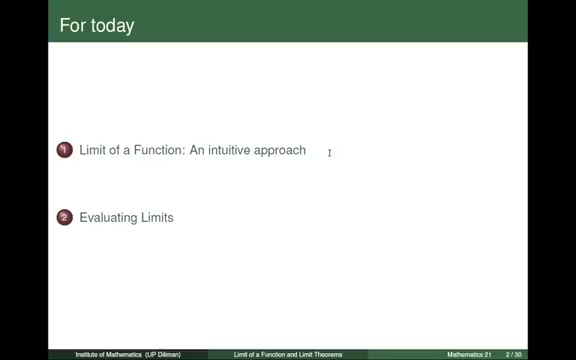
#> input picture src/video_preprocessing/1_experiment_pixel_difference/thres001/mathe_1/keyframe_0.jpg, 576 x 360 px
$ python -i clustering_with_hdbscan.py   (imports and definitions only)   (older library calls are emulated)
#> lines starting #> are read from the running program, lines starting #| are printed output that depends on the picture
from __future__ import print_function

import os

import cv2
import hdbscan

# from multiprocessing import Pool, Process, cpu_count
import numpy as np
from skimage.filters.rank import entropy
from skimage.morphology import disk


class ImageSelector(object):
    """Class for selection of best top N images from input list of images.
    Currently following selection method are implemented:
    brightness filtering, contrast/entropy filtering, clustering of frames
    and variance of laplacian for non blurred images selection.
    :param object: base class inheritance
    :type object: class:`Object`
    """

    # [11 lines of commented-out code are left out]

    # [102 lines left out: functions __get_brighness_score__, __get_entropy_score__, __variance_of_laplacian__, __filter_optimum_brightness_and_contrast_images__, not called in this run]

    def __prepare_cluster_sets__hdbscan(self, files):
        """Internal function for clustering input image files, returns array of indexs of each input file
        (which determines which cluster a given file belongs)

        :param object: base class inheritance
        :type object: class:`Object`
        :param files: list of input image files
        :type files: python list of opencv numpy images
        :return: Returns array containing index for each file for cluster belongingness
        :rtype: np.array
        """

        # all_hists = []
        all_dst = []
        # Calculating the histograms for each image and adding them into
        # **all_hists** list or all_dst** list
        for img_file in files:
            # [5 lines of commented-out code are left out]
            img = cv2.cvtColor(img_file, cv2.COLOR_BGR2GRAY)
            img = cv2.resize(img, (256, 256), img)
            imf = np.float32(img) / 255.0  # float conversion/scale
            dst = cv2.dct(imf)  # the dct
            dst = dst[:16, :16]
            dst = dst.reshape((256))
            all_dst.append(dst)

        # HDBSCAN(algorithm='best', alpha=1.0, approx_min_span_tree=True,
        #         gen_min_span_tree=True, leaf_size=40, memory=Memory(cachedir=None),
        #         metric='euclidean', min_cluster_size=5, min_samples=None, p=None)
        # {'braycurtis': hdbscan.dist_metrics.BrayCurtisDistance,
        # 'canberra': hdbscan.dist_metrics.CanberraDistance,
        # 'chebyshev': hdbscan.dist_metrics.ChebyshevDistance,
        # 'cityblock': hdbscan.dist_metrics.ManhattanDistance,
        # 'dice': hdbscan.dist_metrics.DiceDistance,
        # 'euclidean': hdbscan.dist_metrics.EuclideanDistance,
        # 'hamming': hdbscan.dist_metrics.HammingDistance,
        # 'haversine': hdbscan.dist_metrics.HaversineDistance,
        # 'infinity': hdbscan.dist_metrics.ChebyshevDistance,
        # 'jaccard': hdbscan.dist_metrics.JaccardDistance,
        # 'kulsinski': hdbscan.dist_metrics.KulsinskiDistance,
        # 'l1': hdbscan.dist_metrics.ManhattanDistance,
        # 'l2': hdbscan.dist_metrics.EuclideanDistance,
        # 'mahalanobis': hdbscan.dist_metrics.MahalanobisDistance,
        # 'manhattan': hdbscan.dist_metrics.ManhattanDistance,
        # 'matching': hdbscan.dist_metrics.MatchingDistance,
        # 'minkowski': hdbscan.dist_metrics.MinkowskiDistance,
        # 'p': hdbscan.dist_metrics.MinkowskiDistance,
        # 'pyfunc': hdbscan.dist_metrics.PyFuncDistance,
        # 'rogerstanimoto': hdbscan.dist_metrics.RogersTanimotoDistance,
        # 'russellrao': hdbscan.dist_metrics.RussellRaoDistance,
        # 'seuclidean': hdbscan.dist_metrics.SEuclideanDistance,
        # 'sokalmichener': hdbscan.dist_metrics.SokalMichenerDistance,
        # 'sokalsneath': hdbscan.dist_metrics.SokalSneathDistance,
        # 'wminkowski': hdbscan.dist_metrics.WMinkowskiDistance}
        # Hdbascan = hdbscan.HDBSCAN(min_cluster_size=2,metric='manhattan').fit(all_hists)
        Hdbascan = hdbscan.HDBSCAN(min_cluster_size=2, metric="manhattan").fit(all_dst)
        labels = np.add(Hdbascan.labels_, 1)
        nb_clusters = len(np.unique(Hdbascan.labels_))
        # x=self.__plots_for_clustering(Hdbascan,all_dst)
        # del x

        files_clusters_index_array = []
        files_clusters_index_array_of_only_one_image = []
        for i in np.arange(nb_clusters):
            # print(i)
            if i == 0:
                index_array = np.where(labels == i)
                files_clusters_index_array_of_only_one_image.append(index_array)
            else:
                index_array = np.where(labels == i)
                files_clusters_index_array.append(index_array)

        files_clusters_index_array = np.array(files_clusters_index_array)
        return (
            files_clusters_index_array,
            files_clusters_index_array_of_only_one_image,
        )

    # [75 lines left out: functions __plots_for_clustering, __get_laplacian_scores, __get_best_images_index_from_each_cluster__, __getstate__, not called in this run]

    def __setstate__(self, state):
        """Function to update the state of initialized class object woth the pool object"""
        self.__dict__.update(state)

    def select_best_frames(self, input_key_frames, output_folder):
        # def select_best_frames(self, input_key_frames, number_of_frames):
        """[summary] Public function for Image selector class: takes list of key-frames images and number of required
        frames as input, returns list of filtered keyframes
        :param object: base class inheritance
        :type object: class:`Object`
        :param input_key_frames: list of input keyframes in list of opencv image format
        :type input_key_frames: python list opencv images
        :param number_of_frames: Required number of images
        :type: int
        :return: Returns list of filtered image files
        :rtype: python list of images
        """

        filtered_images_list = []

        # Selecting only those images which have good brishtness and contrast
        # input_key_frames = self.__filter_optimum_brightness_and_contrast_images__(
        #     input_key_frames
        # )

        # Selecting the best images from each cluster by first preparing the clusters on basis of histograms
        # and then selecting the best images from every cluster
        # if len(input_key_frames) >= self.nb_clusters:
        if len(input_key_frames) >= 1:
            (
                files_clusters_index_array,
                files_clusters_index_array_of_only_one_image,
            ) = self.__prepare_cluster_sets__hdbscan(input_key_frames)
            selected_images_index = self.__get_best_images_index_from_each_cluster__(
                input_key_frames, files_clusters_index_array
            )
            files_clusters_index_array_of_only_one_image = [
                item for t in files_clusters_index_array_of_only_one_image for item in t
            ]
            files_clusters_index_array_of_only_one_image = (
                files_clusters_index_array_of_only_one_image[0].tolist()
            )
            selected_images_index.extend(files_clusters_index_array_of_only_one_image)
            for index in selected_images_index:
                img = input_key_frames[index]
                filtered_images_list.append(img)
            # saving images of same clusters
            i = 0
            for images in files_clusters_index_array:
                # try:
                path = output_folder + "/" + str(i)
                try:
                    if not os.path.isdir(output_folder):
                        os.mkdir(output_folder)
                        print(output_folder)
                except OSError:
                    print("Creation of the directory %s failed" % output_folder)
                try:
                    os.makedirs(path)
                except BaseException:
                    pass
                for image in images[0]:
                    cv2.imwrite(
                        os.path.join(path, str(image) + ".jpeg"),
                        input_key_frames[image],
                    )
                i = i + 1
        else:
            # if the imput candidate frames are less than a single cluster.
            for img in input_key_frames:
                filtered_images_list.append(img)

        # saving clusters of single image cluster
        for images in files_clusters_index_array_of_only_one_image:
            print(files_clusters_index_array_of_only_one_image)
            path = output_folder + "/" + str(i)
            try:
                if not os.path.isdir(output_folder):
                    os.mkdir(output_folder)
                    print(output_folder)
            except OSError:
                print("Creation of the directory %s failed" % output_folder)
            try:
                os.makedirs(path)
            except BaseException:
                pass
            cv2.imwrite(
                os.path.join(path, str(image) + ".jpeg"),
                input_key_frames[image],
            )
            i = i + 1

        return filtered_images_list

>>> import cv2
>>> picture = cv2.imread('thres001/mathe_1/keyframe_0.jpg', cv2.IMREAD_GRAYSCALE)
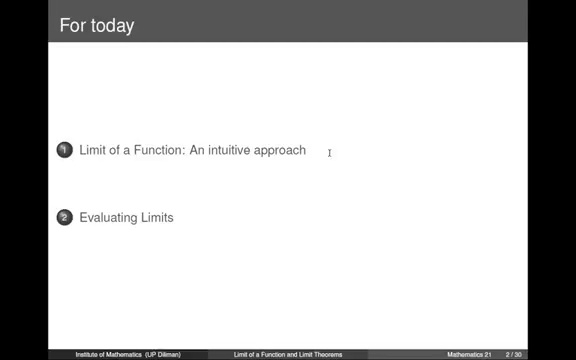
#> picture: shape (360, 576); min 0, max 255, mean 190.4
>>> result = ImageSelector().select_best_frames(picture, 'out.png')
#> the loop in __prepare_cluster_sets__hdbscan, `for img_file in files:` made 1 pass
#> after the loop in __prepare_cluster_sets__hdbscan, `for img_file in files:`: all_dst = []
#> (the run stopped early here; a loop or call above may not have finished)

$ run again, on src/video_preprocessing/1_experiment_pixel_difference/thres001/mathe_1/keyframe_10.jpg
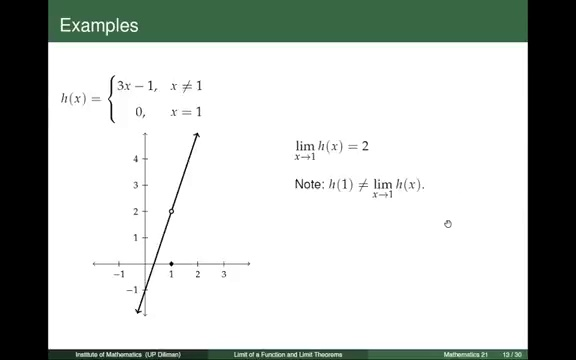
#> input picture src/video_preprocessing/1_experiment_pixel_difference/thres001/mathe_1/keyframe_10.jpg, 576 x 360 px
#> `picture = cv2.imread('thres001/mathe_1/keyframe_0.jpg', cv2.IMREAD_GRA..`:
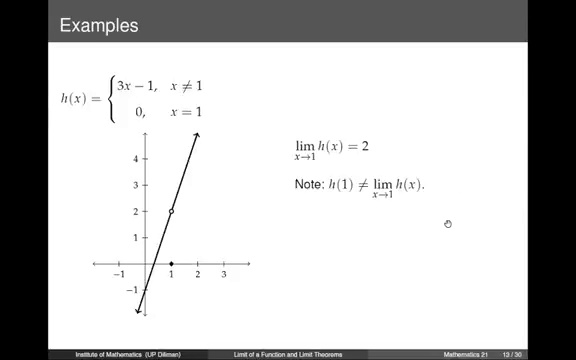
#> picture: shape (360, 576); min 0, max 255, mean 190
#> the loop in __prepare_cluster_sets__hdbscan, `for img_file in files:` made 1 pass
#> after the loop in __prepare_cluster_sets__hdbscan, `for img_file in files:`: all_dst = []

$ run again, on src/video_preprocessing/1_experiment_pixel_difference/thres001/mathe_1/keyframe_11.jpg
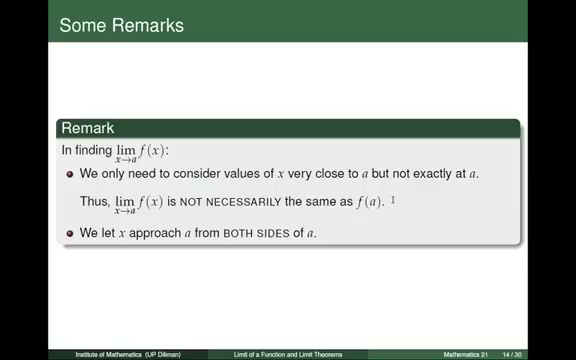
#> input picture src/video_preprocessing/1_experiment_pixel_difference/thres001/mathe_1/keyframe_11.jpg, 576 x 360 px
#> `picture = cv2.imread('thres001/mathe_1/keyframe_0.jpg', cv2.IMREAD_GRA..`:
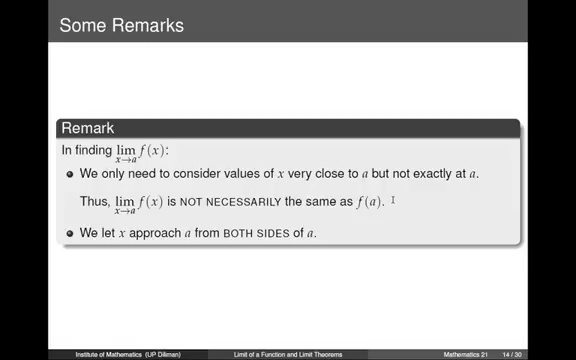
#> picture: shape (360, 576); min 0, max 255, mean 175.4
#> the loop in __prepare_cluster_sets__hdbscan, `for img_file in files:` made 1 pass
#> after the loop in __prepare_cluster_sets__hdbscan, `for img_file in files:`: all_dst = []
